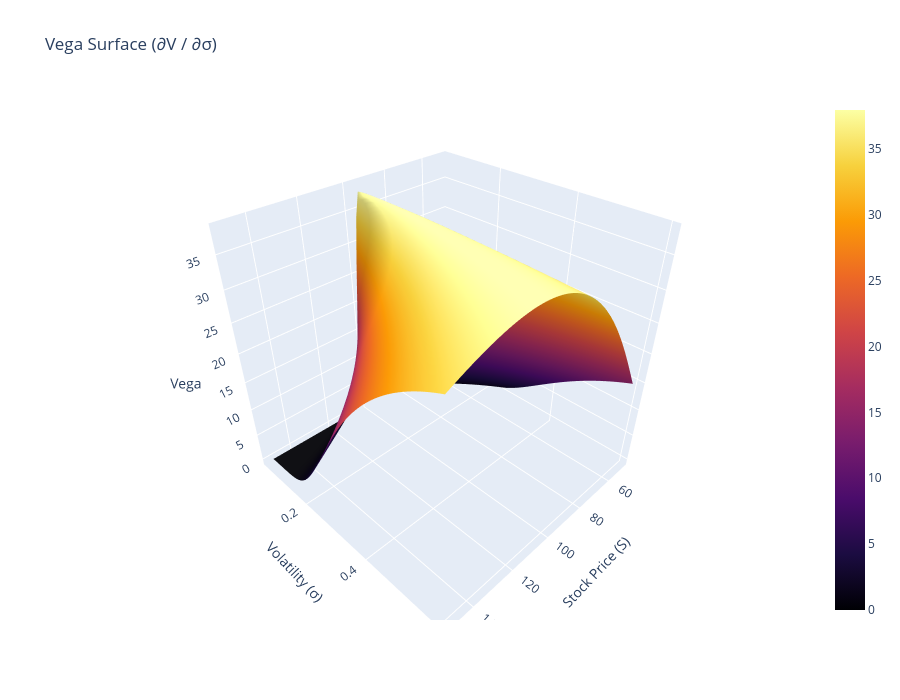

Notebook source saved alongside this figure:
### Markdown cell above
# What This Plot Shows

This 3D surface shows Delta (∂V / ∂S) — how much the option price changes when the stock price changes.

Delta measures the sensitivity of the option value to the stock price.

## What is happening?

* When the stock price is low, Delta is close to 0. → The option is unlikely to finish in the money.
* When the stock price is high, Delta approaches 1. → The option behaves more like the stock itself.
* Around the strike price, Delta changes more rapidly. → This is where the option transitions from out-of-the-money to in-the-money.

## Volatility slightly smooths this transition:

* Higher volatility spreads out the curve.
* Lower volatility makes the transition sharper.

### Code cell
fig_vega = go.Figure()
fig_vega.add_surface(
    x=S_grid,
    y=sigma_grid,
    z=Vega,
    colorscale="Inferno"
)

fig_vega.update_layout(
    title="Vega Surface (∂V / ∂σ)",
    scene=dict(
        xaxis_title="Stock Price (S)",
        yaxis_title="Volatility (σ)",
        zaxis_title="Vega"
    ),
    width=900,
    height=700
)

fig_vega.show()

### Figure 1 — Plotly figure (JSON) as saved in the notebook; plotly's stock layout.template omitted (floating-point values rounded to 4 significant figures; data arrays with more than 128 entries replaced by an {"elided": "..."} marker saying what was removed)
{"data": [{"colorscale": [[0, "#000004"], [0.1111, "#1b0c41"], [0.2222, "#4a0c6b"], [0.3333, "#781c6d"], [0.4444, "#a52c60"], [0.5556, "#cf4446"], [0.6667, "#ed6925"], [0.7778, "#fb9b06"], [0.8889, "#f7d13d"], [1, "#fcffa4"]], "type": "surface", "x": {"elided": "60x60 float values"}, "y": {"elided": "60x60 float values"}, "z": {"elided": "60x60 float values"}}], "layout": {"height": 700, "scene": {"xaxis": {"title": {"text": "Stock Price (S)"}}, "yaxis": {"title": {"text": "Volatility (σ)"}}, "zaxis": {"title": {"text": "Vega"}}}, "title": {"text": "Vega Surface (∂V / ∂σ)"}, "width": 900}}
